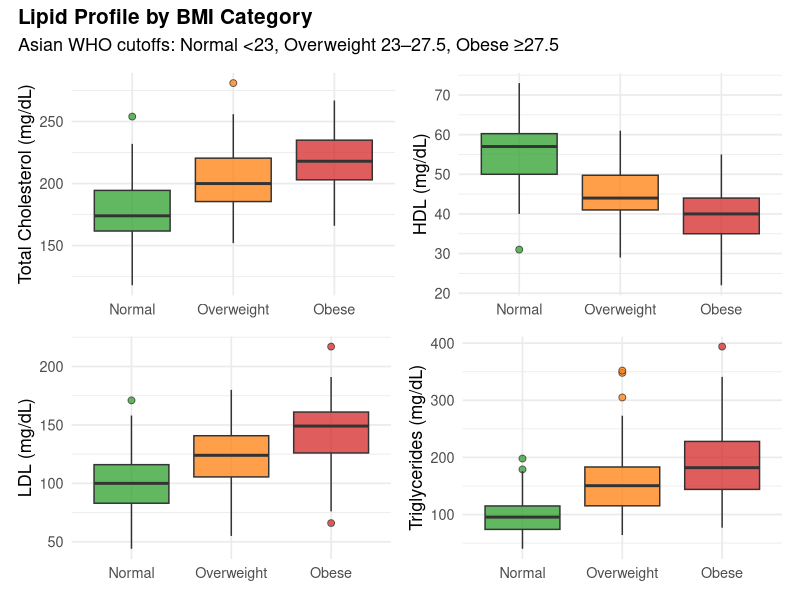
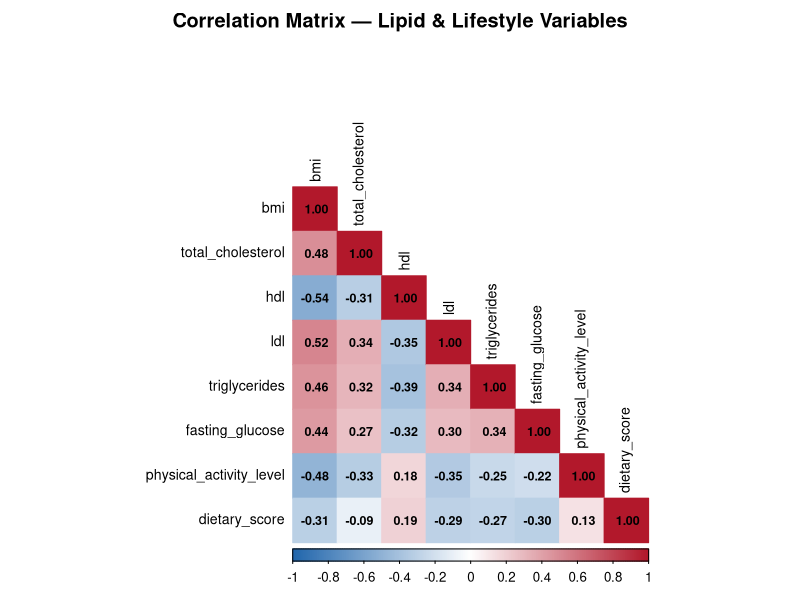
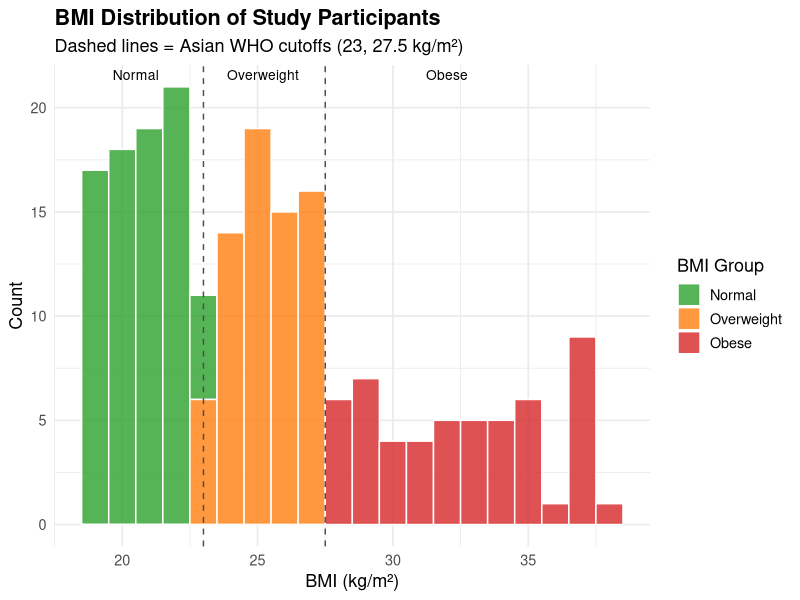
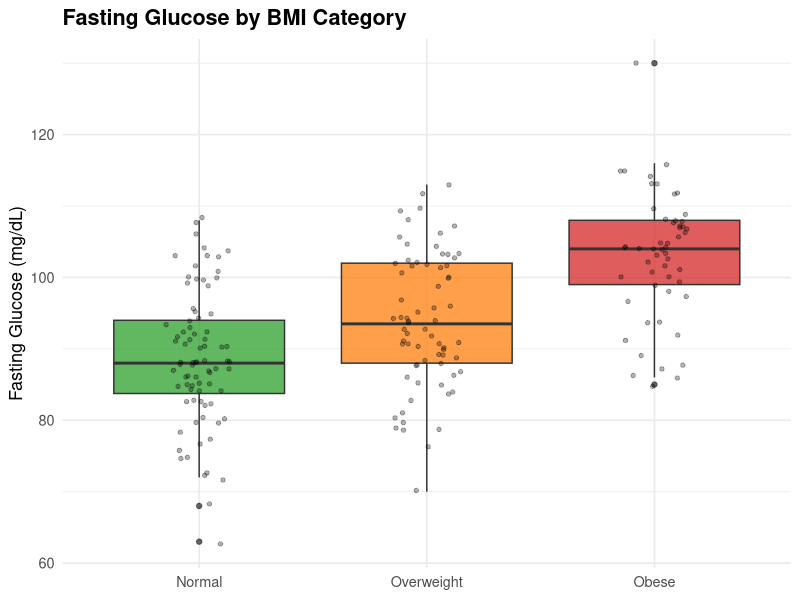

The R source for these figures, in order:
# visualize.R — ggplot2 charts for lipid profile analysis

if (!require("tidyverse"))  install.packages("tidyverse",  repos = "https://cran.r-project.org")
if (!require("patchwork"))  install.packages("patchwork",  repos = "https://cran.r-project.org")
if (!require("corrplot"))   install.packages("corrplot",   repos = "https://cran.r-project.org")
if (!require("RColorBrewer")) install.packages("RColorBrewer", repos = "https://cran.r-project.org")
library(tidyverse)
library(patchwork)
library(corrplot)
library(RColorBrewer)

df <- read_csv("data/synthetic_lipid_data.csv", show_col_types = FALSE) %>%
  mutate(bmi_group = factor(bmi_group, levels = c("Normal", "Overweight", "Obese")))

# Consistent palette
pal <- c("Normal" = "#2ca02c", "Overweight" = "#ff7f0e", "Obese" = "#d62728")
theme_set(theme_minimal(base_size = 13))

# ============================================================
# 1. Boxplots of lipid values by BMI group
# ============================================================
lipid_vars <- c("total_cholesterol", "hdl", "ldl", "triglycerides")
lipid_labels <- c("Total Cholesterol (mg/dL)", "HDL (mg/dL)",
                   "LDL (mg/dL)", "Triglycerides (mg/dL)")

plots <- map2(lipid_vars, lipid_labels, function(var, lab) {
  ggplot(df, aes(x = bmi_group, y = .data[[var]], fill = bmi_group)) +
    geom_boxplot(alpha = 0.75, outlier.shape = 21, outlier.size = 2) +
    scale_fill_manual(values = pal) +
    labs(x = NULL, y = lab) +
    theme(legend.position = "none")
})

p_lipid <- (plots[[1]] | plots[[2]]) / (plots[[3]] | plots[[4]]) +
  plot_annotation(
    title = "Lipid Profile by BMI Category",
    subtitle = "Asian WHO cutoffs: Normal <23, Overweight 23–27.5, Obese ≥27.5",
    theme = theme(plot.title = element_text(face = "bold", size = 15))
  )

ggsave("outputs/figures/lipid_boxplots.png", p_lipid,
       width = 10, height = 8, dpi = 300, bg = "white")
cat("Saved: outputs/figures/lipid_boxplots.png\n")

# ============================================================
# 2. Correlation heatmap
# ============================================================
numeric_cols <- df %>%
  select(bmi, total_cholesterol, hdl, ldl, triglycerides,
         fasting_glucose, physical_activity_level, dietary_score)

cor_mat <- cor(numeric_cols, use = "complete.obs")

png("outputs/figures/correlation_heatmap.png", width = 2400, height = 2000, res = 300)
corrplot(cor_mat,
         method   = "color",
         type     = "lower",
         addCoef.col = "black",
         number.cex  = 0.75,
         tl.col   = "black",
         tl.cex   = 0.85,
         col      = colorRampPalette(c("#2166ac", "white", "#b2182b"))(200),
         title    = "Correlation Matrix — Lipid & Lifestyle Variables",
         mar      = c(0, 0, 2, 0))
dev.off()
cat("Saved: outputs/figures/correlation_heatmap.png\n")

# ============================================================
# 3. BMI distribution by group
# ============================================================
p_bmi <- ggplot(df, aes(x = bmi, fill = bmi_group)) +
  geom_histogram(binwidth = 1, color = "white", alpha = 0.8) +
  geom_vline(xintercept = c(23, 27.5), linetype = "dashed", color = "grey30") +
  annotate("text", x = 20.5, y = Inf, label = "Normal", vjust = 1.5, size = 3.5) +
  annotate("text", x = 25.2, y = Inf, label = "Overweight", vjust = 1.5, size = 3.5) +
  annotate("text", x = 32,   y = Inf, label = "Obese", vjust = 1.5, size = 3.5) +
  scale_fill_manual(values = pal) +
  labs(
    title = "BMI Distribution of Study Participants",
    subtitle = "Dashed lines = Asian WHO cutoffs (23, 27.5 kg/m²)",
    x = "BMI (kg/m²)", y = "Count", fill = "BMI Group"
  ) +
  theme(plot.title = element_text(face = "bold"))

ggsave("outputs/figures/bmi_distribution.png", p_bmi,
       width = 9, height = 5, dpi = 300, bg = "white")
cat("Saved: outputs/figures/bmi_distribution.png\n")

# ============================================================
# 4. Fasting glucose boxplot (bonus)
# ============================================================
p_glucose <- ggplot(df, aes(x = bmi_group, y = fasting_glucose, fill = bmi_group)) +
  geom_boxplot(alpha = 0.75) +
  geom_jitter(width = 0.15, alpha = 0.3, size = 1.2) +
  scale_fill_manual(values = pal) +
  labs(
    title = "Fasting Glucose by BMI Category",
    x = NULL, y = "Fasting Glucose (mg/dL)"
  ) +
  theme(legend.position = "none", plot.title = element_text(face = "bold"))

ggsave("outputs/figures/fasting_glucose_boxplot.png", p_glucose,
       width = 6, height = 5, dpi = 300, bg = "white")
cat("Saved: outputs/figures/fasting_glucose_boxplot.png\n")

cat("\n--- All figures saved ---\n")
